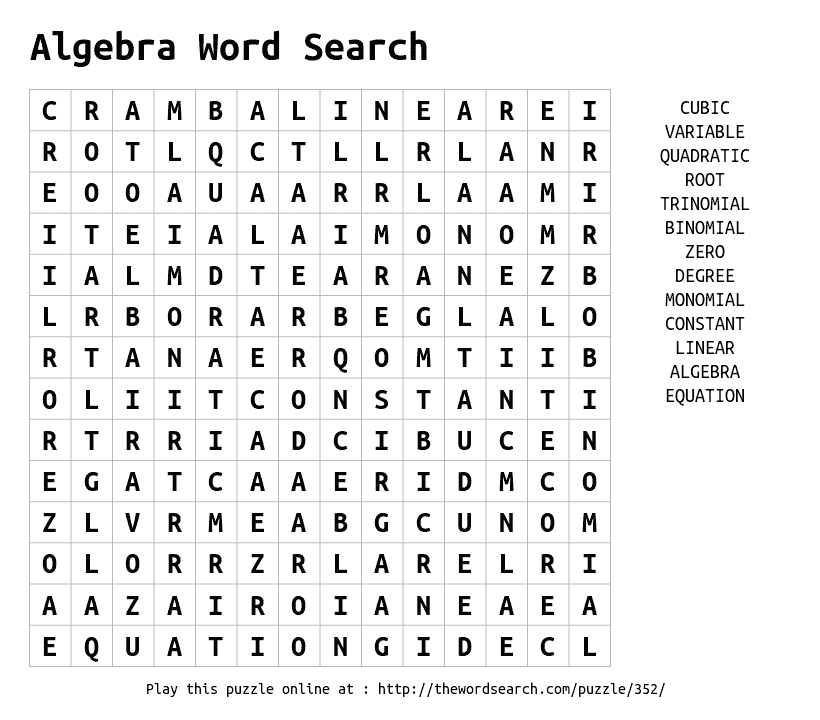
%> input picture Homework/Homework2/HW2_2019/HW2/Part_1/p1_search.png, 820 x 720 px
$ octave p1_matlab_code.m   (GNU Octave 9; MATLAB toolbox functions it lacks are replaced by stand-ins)
%> lines starting %> are read from the running program, lines starting %| are printed output that depends on the picture
% Read image
[pixels, colorMap] = imread('C:\\Users\\mmort\\GIT\\CprE575\\Homework\\Homework2\\HW2_2019\\HW2\\Part_1\\p1_search.png');
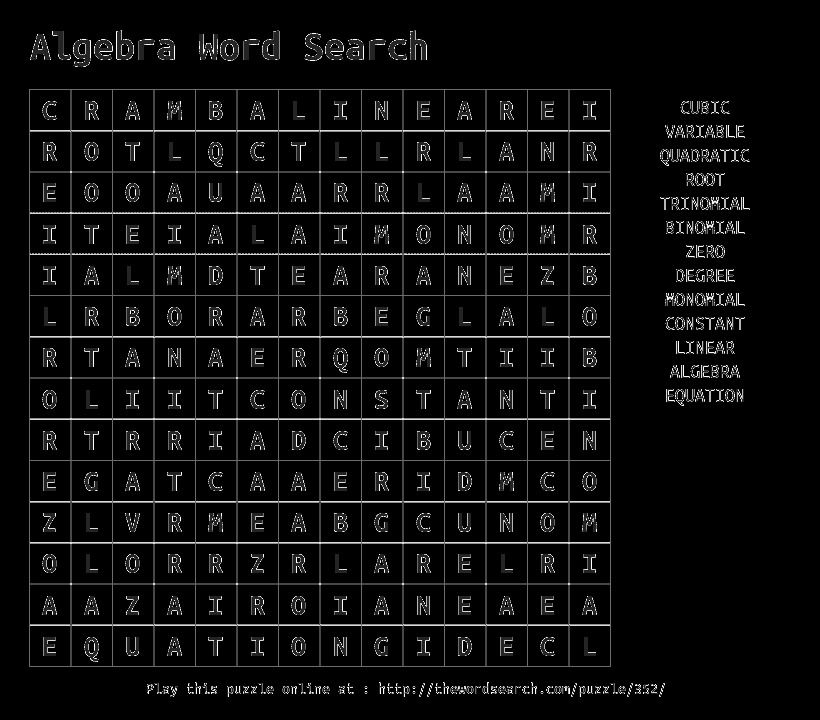
%> pixels: size 720x820 uint8; min 0, max 7, mean 0.347; drawn with min black and max white
%> colorMap = [1 1 1; 0.0157 0.0157 0.0157; 0.867 0.867 0.867; 0.722 0.722 0.722; 0.933 0.933 0.933; 0.298 0.298 0.298; 0.804 0.804 0.804; 0.537 0.537 0.537]
src = ind2gray(pixels, colorMap);

% Extract vertical lines from grid
src = imcomplement(src);
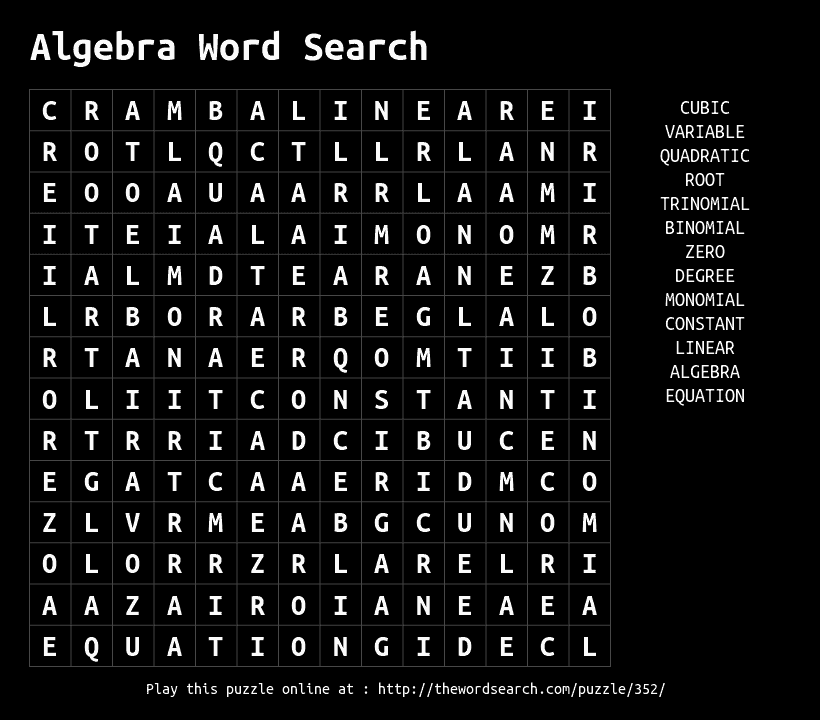
%> src: size 720x820 uint8; min 0, max 251, mean 17.7
se = strel('rectangle', [34, 1]);
vert = imopen(src, se);
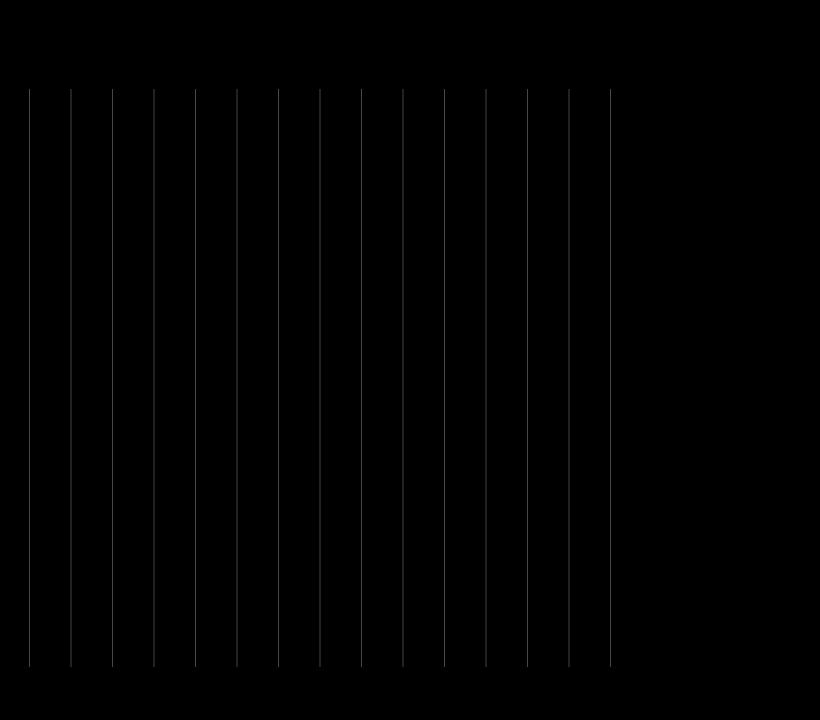
%> vert: size 720x820 uint8; min 0, max 71, mean 1

% Extract horizontal lines from grid
se = strel('rectangle', [1, 21]);
horiz = imopen(src, se);
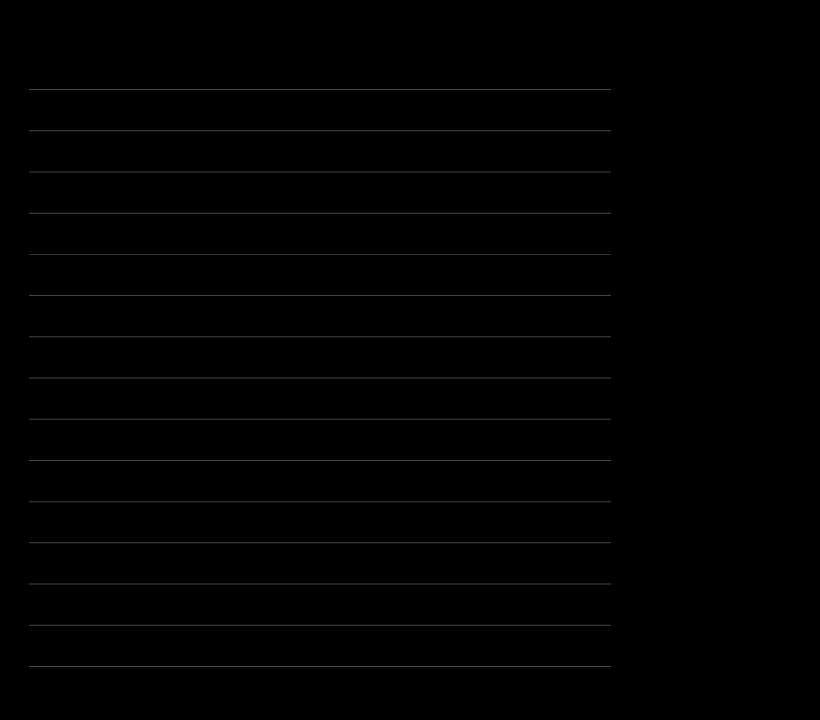
%> horiz: size 720x820 uint8; min 0, max 71, mean 1; mean of the top-left, top-right, bottom-left and bottom-right quarters 1.2, 0.6, 1.4, 0.7

% Determine the grid boundary positions
grid = vert+horiz;

searchingRight = false;
foundResult = false;
minRow = 0;
maxRow = 0;
minCol = 0;
maxCol = 0;
for r = 1:size(grid, 1)    % for number of rows of the image
    for c = 1:size(grid, 2)    % for number of columns of the image
        if grid(r, c) > 0 && minRow == 0
            minRow = r;
            minCol = c;
            searchingRight = true;
        elseif grid(r, c) == 0 && searchingRight == true
            maxCol = c;
            maxRow = minRow + (maxCol-minCol);
            foundResult = true;
            break;
        end
    end
    if foundResult == true
        break;
    end
end
%> after the loop, foundResult = true; maxCol = 612; maxRow = 672; minCol = 30; minRow = 90; searchingRight = true

% Remove all pixels not contained within grid
src = imcomplement(src);
dst = src;
for r = 1:size(grid, 1)    % for number of rows of the image
    for c = 1:size(grid, 2)    % for number of columns of the image
        if not (r >= minRow && r <= maxRow && c >= minCol && c <= maxCol)
            dst(r, c) = 255;
        end
    end
end
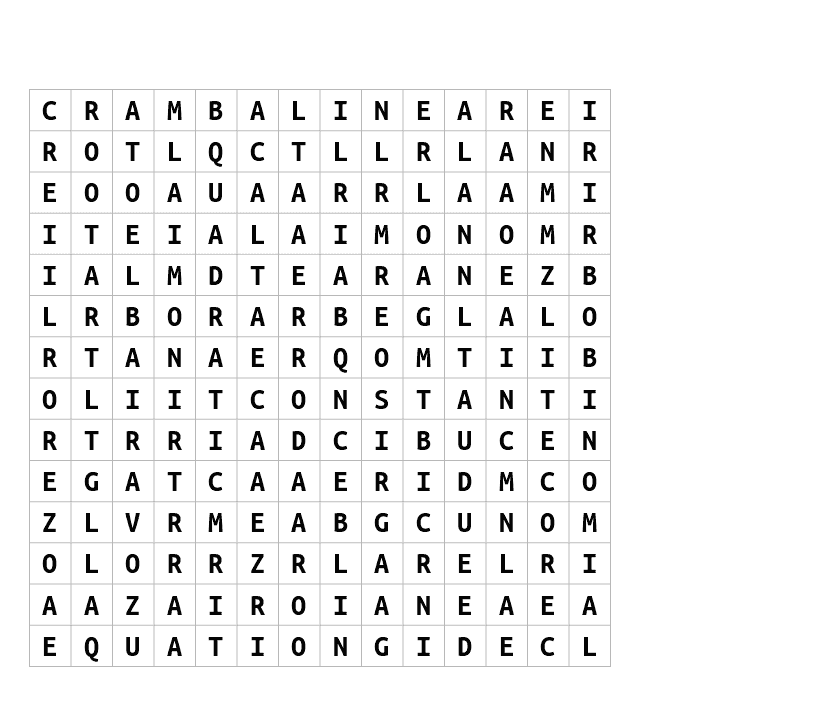
%> dst: size 720x820 uint8; min 4, max 255, mean 241.3

imshow(dst);
